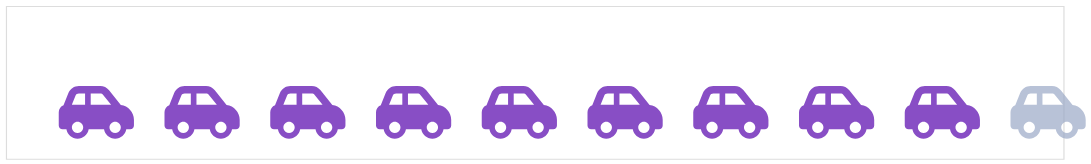

Notebook cell for this chart:
### Code cell
data = pd.DataFrame([dict(id=i) for i in range(1, 11)])

data['color'] = ['kill/injured' if i < 10 else 'non' for i in range(1, 11)]

data['year'] = ['2020'] * 10

alt.Chart(data).transform_calculate(
    row="ceil(datum.id/10)"
).transform_calculate(
    col="datum.id - datum.row*10"
).mark_point(
    filled=True,
    size=0.04
).encode(
    alt.X("col:O", axis=None),
    alt.Y("row:O", axis=None),
    alt.ShapeValue(car),
    color=alt.Color('color:N',
                    scale=alt.Scale(domain=['kill/injured', 'non'],range=['#5603ad', '#9BA8C7']),
                    legend=None)
).properties(
    width=900,
    height=130
)

### Figure 1 — Vega specification as saved in the notebook (floating-point values rounded to 4 significant figures)
{"$schema": "https://vega.github.io/schema/vega/v5.json", "data": [{"name": "source_0", "values": [{"col": -9.0, "color": "kill/injured", "row": 1.0}, {"col": -8.0, "color": "kill/injured", "row": 1.0}, {"col": -7.0, "color": "kill/injured", "row": 1.0}, {"col": -6.0, "color": "kill/injured", "row": 1.0}, {"col": -5.0, "color": "kill/injured", "row": 1.0}, {"col": -4.0, "color": "kill/injured", "row": 1.0}, {"col": -3.0, "color": "kill/injured", "row": 1.0}, {"col": -2.0, "color": "kill/injured", "row": 1.0}, {"col": -1.0, "color": "kill/injured", "row": 1.0}, {"col": 0.0, "color": "non", "row": 1.0}]}, {"name": "source_0_x_domain_col", "values": [{"col": -9.0}, {"col": -8.0}, {"col": -7.0}, {"col": -6.0}, {"col": -5.0}, {"col": -4.0}, {"col": -3.0}, {"col": -2.0}, {"col": -1.0}, {"col": 0.0}]}, {"name": "source_0_y_domain_row", "values": [{"row": 1.0}]}], "marks": [{"type": "symbol", "name": "marks", "from": {"data": "source_0"}, "encode": {"update": {"x": {"field": "col", "scale": "x"}, "size": {"value": 0.04}, "description": {"signal": "\"col: \" + (isValid(datum[\"col\"]) ? datum[\"col\"] : \"\"+datum[\"col\"]) + \"; row: \" + (isValid(datum[\"row\"]) ? datum[\"row\"] : \"\"+datum[\"row\"]) + \"; color: \" + (isValid(datum[\"color\"]) ? datum[\"color\"] : \"\"+datum[\"color\"])"}, "y": {"field": "row", "scale": "y"}, "opacity": {"value": 0.7}, "shape": {"value": "M640 320V368C640 385.7 625.7 400 608 400H574.7C567.1 445.4 527.6 480 480 480C432.4 480 392.9 445.4 385.3 400H254.7C247.1 445.4 207.6 480 160 480C112.4 480 72.94 445.4 65.33 400H32C14.33 400 0 385.7 0 368V256C0 228.9 16.81 205.8 40.56 196.4L82.2 92.35C96.78 55.9 132.1 32 171.3 32H353.2C382.4 32 409.1 45.26 428.2 68.03L528.2 193C591.2 200.1 640 254.8 640 319.1V320zM171.3 96C158.2 96 146.5 103.1 141.6 116.1L111.3 192H224V96H171.3zM272 192H445.4L378.2 108C372.2 100.4 362.1 96 353.2 96H272V192zM525.3 400C527 394.1 528 389.6 528 384C528 357.5 506.5 336 480 336C453.5 336 432 357.5 432 384C432 389.6 432.1 394.1 434.7 400C441.3 418.6 459.1 432 480 432C500.9 432 518.7 418.6 525.3 400zM205.3 400C207 394.1 208 389.6 208 384C208 357.5 186.5 336 160 336C133.5 336 112 357.5 112 384C112 389.6 112.1 394.1 114.7 400C121.3 418.6 139.1 432 160 432C180.9 432 198.7 418.6 205.3 400z"}, "fill": {"field": "color", "scale": "color"}, "ariaRoleDescription": {"value": "point"}}}, "style": ["point"]}], "scales": [{"name": "x", "type": "point", "domain": {"data": "source_0_x_domain_col", "field": "col", "sort": true}, "range": [0, {"signal": "width"}], "padding": 0.5}, {"name": "y", "type": "point", "domain": {"data": "source_0_y_domain_row", "field": "row", "sort": true}, "range": [0, {"signal": "height"}], "padding": 0.5}, {"name": "color", "type": "ordinal", "domain": ["kill/injured", "non"], "range": ["#5603ad", "#9BA8C7"]}], "width": 900, "background": "white", "padding": 5, "height": 130, "style": "cell"}
